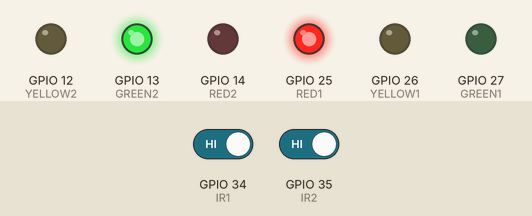
Recording of a sketch running on a simulated ESP32. On the bench: output pins drawn as LEDs (lit = HIGH). The inputs (shaded band) are chosen by the test bench; at power-on: GPIO 34 (IR1) HIGH, GPIO 35 (IR2) HIGH.

Above: at 25.9 s.
26.0 s: GPIO 34 (IR1) driven HIGH
At 29.3 s:
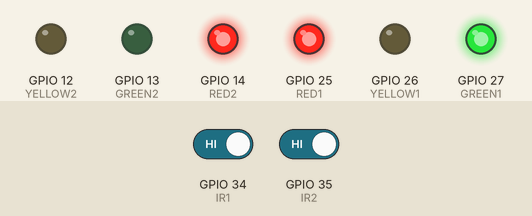
36.5 s: GPIO 35 (IR2) driven LOW
At 40.8 s:
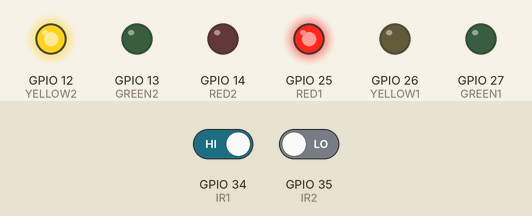
47.0 s: GPIO 35 (IR2) driven HIGH
At 52.4 s:
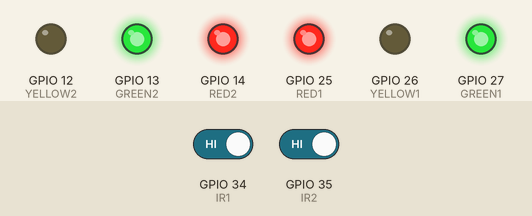
Timing chart, 0 to 60.5 s (numbered marks = the images above; inputs shaded):
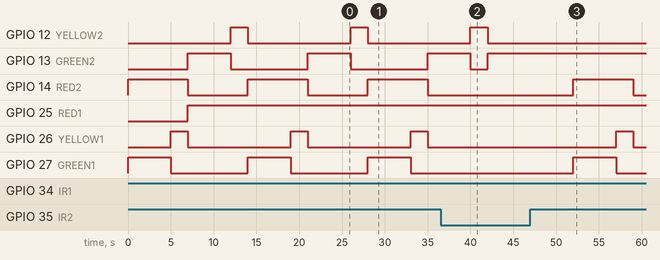

The sketch:

adaptive_traffic_control.ino
```cpp
#define IR1 34
#define IR2 35

#define RED1 25
#define YELLOW1 26
#define GREEN1 27

#define RED2 14
#define YELLOW2 12
#define GREEN2 13

void setup() {
  pinMode(IR1, INPUT);
  pinMode(IR2, INPUT);

  pinMode(RED1, OUTPUT);
  pinMode(YELLOW1, OUTPUT);
  pinMode(GREEN1, OUTPUT);

  pinMode(RED2, OUTPUT);
  pinMode(YELLOW2, OUTPUT);
  pinMode(GREEN2, OUTPUT);

  Serial.begin(115200);
}

void loop() {
  int lane1 = digitalRead(IR1);
  int lane2 = digitalRead(IR2);

  if (lane1 == LOW) {
    digitalWrite(GREEN1, HIGH);
    digitalWrite(RED1, LOW);

    digitalWrite(RED2, HIGH);
    digitalWrite(GREEN2, LOW);

    delay(10000);
  }
  else if (lane2 == LOW) {
    digitalWrite(GREEN2, HIGH);
    digitalWrite(RED2, LOW);

    digitalWrite(RED1, HIGH);
    digitalWrite(GREEN1, LOW);

    delay(10000);
  }
  else {
    digitalWrite(GREEN1, HIGH);
    digitalWrite(RED2, HIGH);

    delay(5000);

    digitalWrite(GREEN1, LOW);
    digitalWrite(YELLOW1, HIGH);
    delay(2000);
    digitalWrite(YELLOW1, LOW);

    digitalWrite(GREEN2, HIGH);
    digitalWrite(RED2, LOW);
    digitalWrite(RED1, HIGH);

    delay(5000);

    digitalWrite(GREEN2, LOW);
    digitalWrite(YELLOW2, HIGH);
    delay(2000);
    digitalWrite(YELLOW2, LOW);
  }
}
```

Measured:
- after the input at 36.5 s, GPIO 14 (RED2), GPIO 27 (GREEN1): stays LOW (without the input it goes to HIGH after 5.5 s)
- after the input at 47.0 s, GPIO 14 (RED2): LOW → HIGH after 5.0 s, → LOW 7.0 s later; GPIO 26 (YELLOW1): LOW → HIGH after 10.0 s, → LOW 2.0 s later; GPIO 27 (GREEN1): LOW → HIGH after 5.0 s, → LOW 5.0 s later
- by itself, GPIO 14 (RED2): alternates HIGH for 7.0 s and LOW for 7.0 s
- by itself, GPIO 26 (YELLOW1): alternates HIGH for 2.0 s and LOW for 12.0 s
- by itself, GPIO 27 (GREEN1): alternates HIGH for 5.0 s and LOW for 9.0 s
